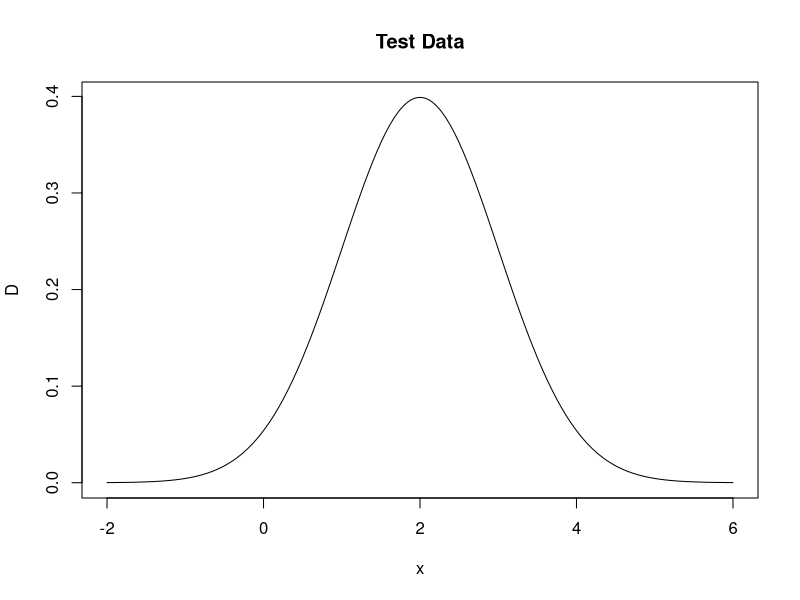
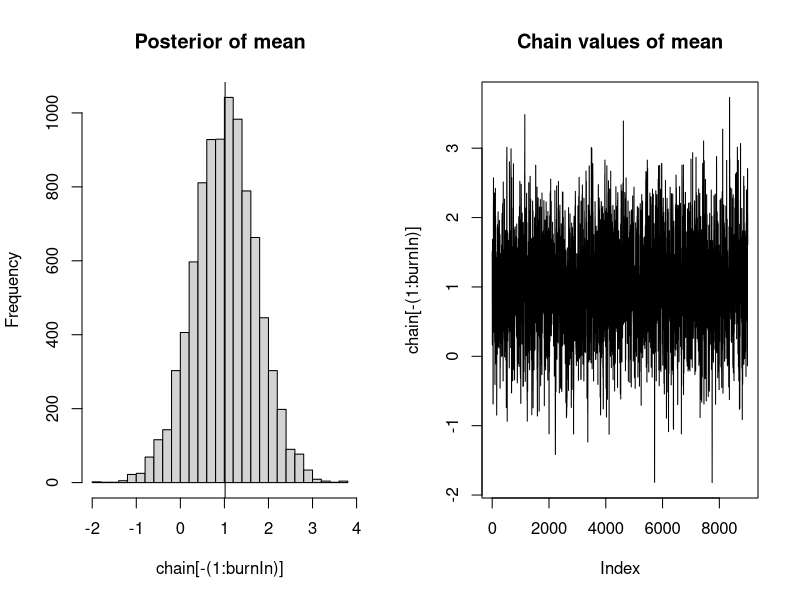

Recreate these plots in R, in order. (Note: this script raises an error after producing the figures.)
## MCMC for conjugate Normal distribution
# 19/10/2017

# Prior distiribution of theta has a mean of 0 and variance of 1
# Observation of data has an unknown mean and a variance of 1

# Packages needed
library("MCMCpack")

################# 
## Create data ##
#################

# Mean and variance for the new data
obs_var <- 1
obs_sd <- obs_var^(1/2)
obs_mean <- 2

# Mean and variance for the prior distribution of the unknown mean
prior_var <- 1
prior_sd <- prior_var^(1/2)
prior_mean <- 0

# Create independent x-values 
x <- seq(-2, 6, 0.01)
# Create dependent values according to Normal distribution
D <- dnorm(x, obs_mean, obs_var)

plot(x,D, main="Test Data", type="l")

####################################################### 
## Use MCMCpack as a comparison for my manual method ##
#######################################################

# The data, known variance of data, prior mean of mu, prior variance of mu, number of MC draws
# don't know mean of data!
# set.seed(4)
# mcmc_package <- MCnormalnormal(D, obs_var, prior_mean, prior_var, mc = 1000)
# plot(mcmc_package)
# var(mcmc_package)
# mean(mcmc_package)

######################
## My manual method ##
######################

# Likelihood function for the observation
likelihood <- function(param){
  obs_likelihood = dnorm(2, param, obs_sd, log= T)
  return(obs_likelihood)
} 

# Define the prior distribution (mean=0, variance=1)
mean_prior <- function(param){
  prior = dnorm(param, prior_mean, prior_sd, log = T)
  return(prior)
}

# Define the posterior distribution
# Note: is on a logarithmic scale
mean_posterior <- function(param){
  return (likelihood(param) + mean_prior(param))
}

# Apply the Metropolis algorithm

# Probability density distribution for proposing new values
# Proposal function has a Normal distribution 
# The distribution is centered around the current value in the Markov chain
proposalfunction <- function(param){
  return(rnorm(1, param, prior_sd))
}

# Start at random parameter value
# Choose new parameter close to old value based on prob. density ratio

metropolis_MCMC <- function(startvalue, iterations){
  chain = array(dim = c(iterations+1))
  
  # Give a starting point to the chain
  chain[1] = startvalue
  
  # For the other iterations, use the proposal function to suggest the next value
  for (i in 1:iterations){
    proposal = proposalfunction(chain[i])
    
    # P(new)/P(old) NOTE: LOGARITHMIC
    probab = exp(mean_posterior(proposal) - mean_posterior(chain[i]))
    
    # Jump to new probability if P(new)/P(old) >1
    # if r < than P, accept, else reject
    if (runif(1) < probab){ 
      chain[i+1] = proposal
    }else{
      chain[i+1] = chain[i]
    }
  }
  return(chain)
}

# Where to start the chain
# Takes a random number from the (Normal) prior distribution
startvalue <- rnorm(1, prior_mean, prior_sd)

# Number of runs
iterations = 10000
set.seed(4)
chain <- metropolis_MCMC(startvalue, iterations)

# The beginning of the chain is biased towards the starting point, so take them out
burnIn = 1000
acceptance <- 1-mean(duplicated(chain[-(1:burnIn)]))

#####################################
## Outcomes from the manual method ##
#####################################

# Plot the MCMC
par(mfrow = c(1,2))
hist(chain[-(1:burnIn)],nclass=30, main="Posterior of mean")
abline(v = mean(chain[-(1:burnIn)]))
plot(chain[-(1:burnIn)], type = "l", main = "Chain values of mean")


# Mean and variance of posterior distribution
notLog_posterior <- exp(mean_posterior(param))
mean(notLog_posterior)
var(notLog_posterior)

# Helpful resource for MCMC in R:
# https://theoreticalecology.wordpress.com/2010/09/17/metropolis-hastings-mcmc-in-r/
